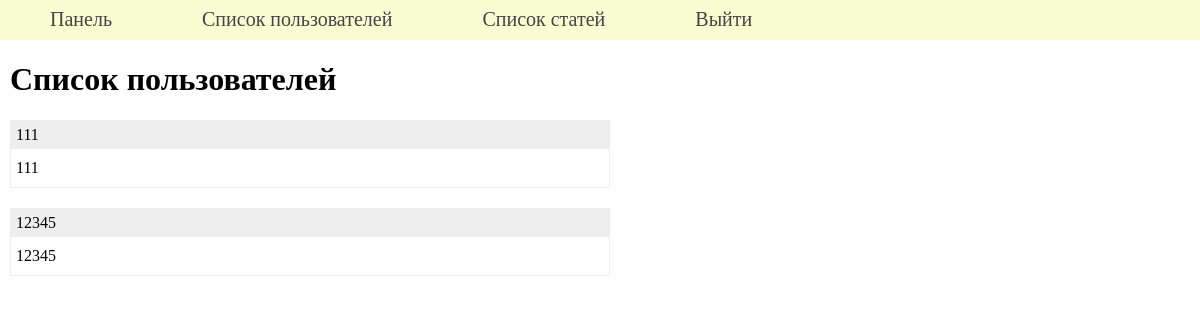
The page /admin/list-users (signed in) on the database as committed earlier.
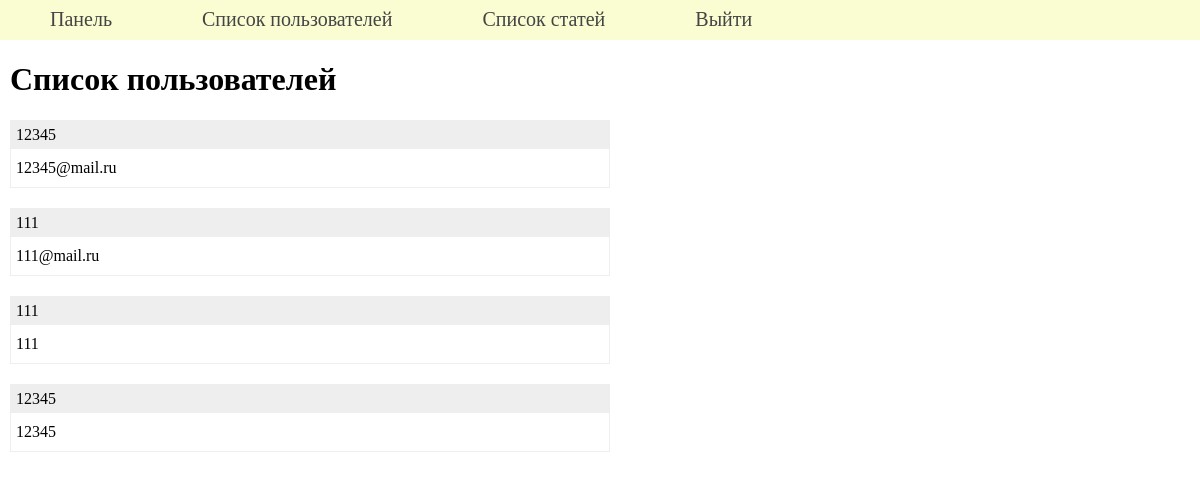
The same page on the database as committed later.
### tables this page shows
CREATE TABLE users (
id integer PRIMARY KEY AUTOINCREMENT,
name text NOT NULL,
email text NOT NULL,
psw text NOT NULL,
avatar BLOB DEFAULT NULL,
time integer NOT NULL
);

### admin/admin.py (the view)
@admin.route('/list-users')
def listusers():
    if not isLogged():
        return redirect(url_for('.login'))
    list = []
    if db:
        try:
            cur = db.cursor()
            cur.execute(f"SELECT name, email FROM users ORDER BY time DESC")
            list = cur.fetchall()
        except sqlite3.Error as e:
            print("Ошибка получения статей из БД " + str(e))
    return render_template('admin/listusers.html', title='Список пользователей', menu=menu, list=list)

### FDataBase.py (called while the page is built)
    def getUser(self, user_id):
        try:
            self.__cur.execute(f"SELECT * FROM users WHERE id = {user_id} LIMIT 1")
            res = self.__cur.fetchone()
            if not res:
                print('Пользователь не найден')
                return False
            return res
        except sqlite3.Error as e:
            print("Ошибка получения данных из БД" + str(e))
        return False

### UserLogin.py (called while the page is built)
    def fromDB(self, user_id, db):
        self.__user = db.getUser(user_id)
        return self

### admin/admin.py (called while the page is built)
def isLogged():
    return True if session.get('admin_logged') else False

@admin.before_request
def before_requests():
    global db
    db = g.get('link_db')

@admin.teardown_request
def teardown_request(request):
    global db
    db = None
    return request

### app.py (called while the page is built)
@login_manager.user_loader
def load_user(user_id):
    return UserLogin().fromDB(user_id, dbase)

def connect_db():
    conn = sqlite3.connect(app.config['DATABASE'])
    conn.row_factory = sqlite3.Row
    return conn

def get_db():
    if not hasattr(g, 'link_db'):
        g.link_db = connect_db()
    return g.link_db

@app.before_request
def before_request():
    global dbase
    db = get_db()
    dbase = FDataBase(db)

### admin/templates/admin/listusers.html (shortened to what this page needs)
{% extends 'admin/base_admin.html' %}
{% block content %}
    <h1>{{ title }}</h1>
    <ul class="list-posts">
        {% for p in list %}
            <li>
                <p class="title">{{ p.name }}</p>
                <p class="annonce">{{ p.email }}</p>
            </li>
        {% endfor %}
    </ul>
{% endblock %}

### admin/templates/admin/base_admin.html (shortened to what this page needs)
<!DOCTYPE html>
<html>
<head>
    <link type="text/css" href="{{ url_for('.static', filename='css/styles.css') }}" rel="stylesheet"/>
</head>
<body>
{% if menu -%}
    <ul class="mainmenu">
        {% for p in menu %}
            <li><a href="{{ url_for(p.url) }}">{{ p.title }}</a></li>
        {% endfor %}
    </ul>
{%- endif -%}
<div class="content">
    {% block content -%}
    {% endblock %}
</div>
</body>
</html>

### admin/static/css/styles.css (style rules this page uses)
html, body { width: 100%; height: 100%; margin: 0; padding: 0; }
.content { margin: 10px; }
ul.mainmenu { list-style: none; background: #fafdd1; height: 40px; margin: 0; padding: 0; color: #444; font-size: 20px; overflow: hidden; }
ul.mainmenu li { float: left; margin: 8px 40px 0 50px; }
ul.mainmenu li a { color: #444; text-decoration: none; }
ul.list-posts { list-style: none; margin: 0; padding: 0; max-width: 600px; }
ul.list-posts li { margin: 20px 0 0 0; border: 1px solid #eee; }
ul.list-posts .title { margin: 0; padding: 5px; background: #eee; }
ul.list-posts .annonce { margin: 0; padding: 10px 5px 10px 5px; }

Rows that differ between the two databases and show on the page:
added users: name "12345", email "12345@mail.ru"
added users: name "111", email "111@mail.ru"
